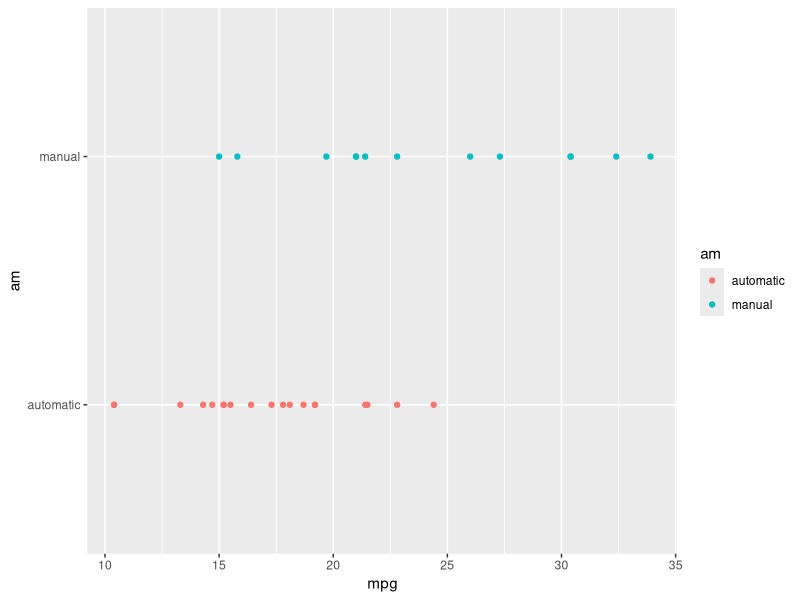
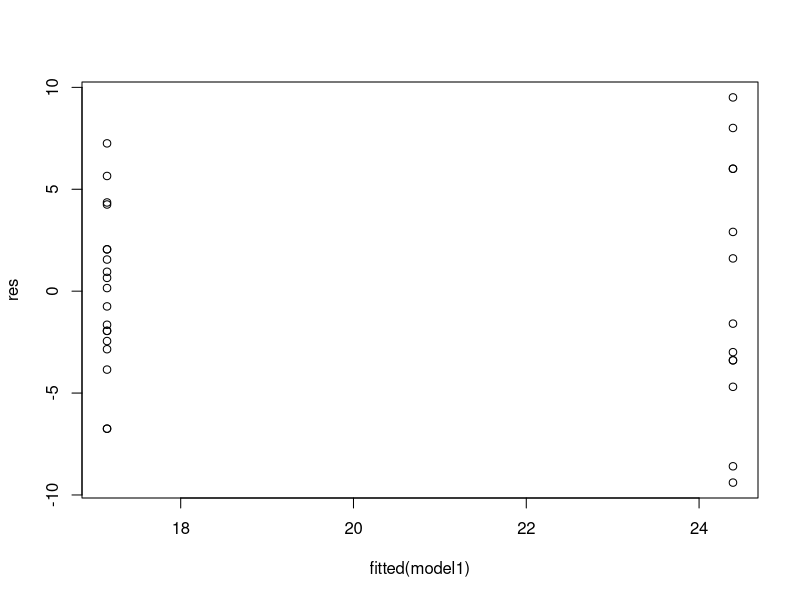

Write the R code that produced these figures, in order.

library(ggplot2)
library(dplyr)
data(mtcars)



head(mtcars)
str(mtcars)


mtcars2<-mtcars


mtcars$am <- as.factor(mtcars$am)
levels(mtcars$am) <- c("automatic", "manual")
mtcars$cyl <- as.factor(mtcars$cyl)
mtcars$gear <- as.factor(mtcars$gear)
mtcars$vs <- as.factor(mtcars$vs)
levels(mtcars$vs) <- c("V", "S")

# scatterplot
ggplot(data = mtcars,   # set data
       mapping = aes(     # map aesthetics to column values
               x = mpg,           # map x-axis to age            
               y = am,         # map y-axis to weight
               color = am)
)+     # map color to age
        geom_point() 



cors <- cor(mtcars2$mpg, mtcars2)
orderedCors <- cors[,order(-abs(cors[1,]))]
orderedCors


model1 <- lm(mpg ~ am, mtcars)
summary(model1)
res <- resid(model1)
plot(fitted(model1), res)



model2 <- lm(mpg ~ ., mtcars)
summary(model2)
res2 <- resid(model2)
